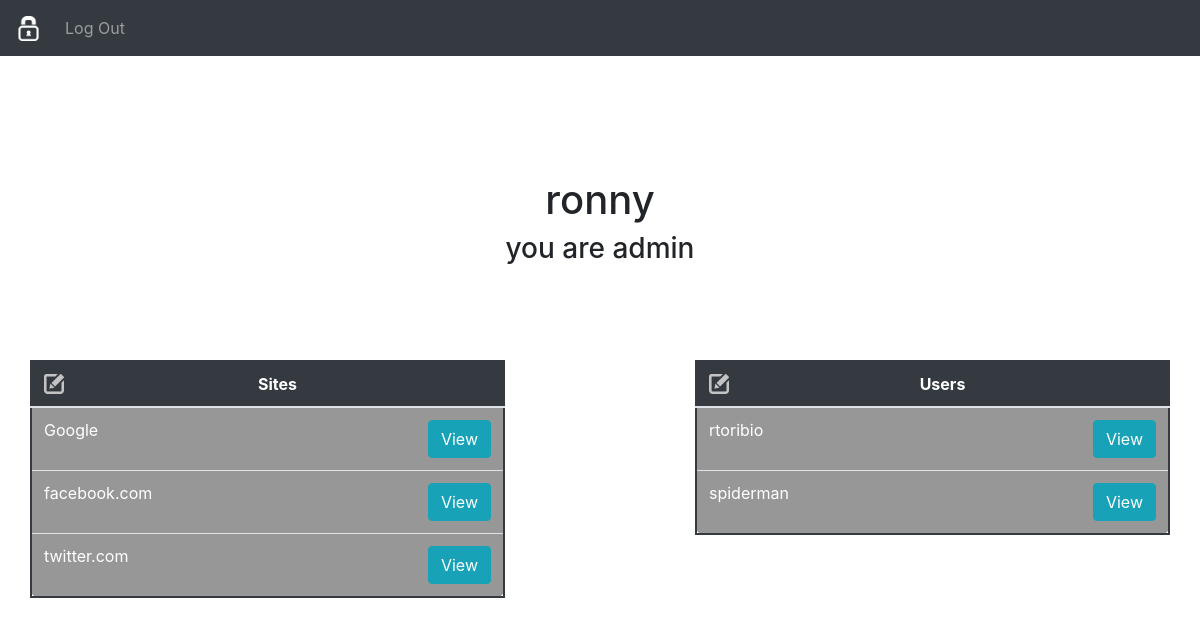
The page /admin/home (signed in) on the database as committed earlier.
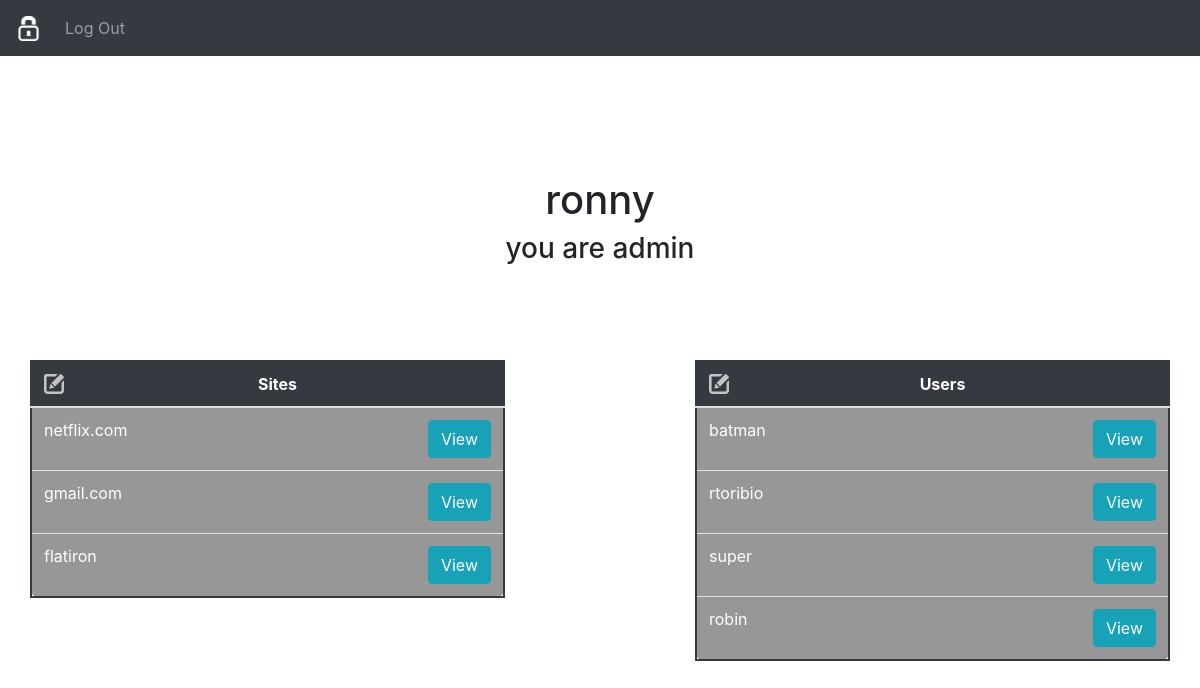
The same page on the database as committed later.
### home_password/models/user.py (models this page shows, shortened)
class User(db.Model, UserMixin):
  id = db.Column(db.Integer, primary_key=True)
  username = db.Column(db.String(80), unique=True, nullable=False)
  password = db.Column(db.String(120), unique=False, nullable=False)
  is_admin = db.Column(db.Boolean, unique=False, default=False)
  sites = db.relationship('Site', secondary=sites, lazy='subquery',
        backref=db.backref('users', lazy=True))

### home_password/models/site.py (models this page shows, shortened)
class Site(db.Model):
  id = db.Column(db.Integer, primary_key=True)
  name = db.Column(db.String(80), unique=False, nullable=False)
  password = db.Column(db.String(120), unique=False, nullable=False)

### home_password/blueprints/admin/routes.py (the view)
@admin.route('/admin/home', methods=["GET","POST"])
@login_required
@admin_only
def home():
  users = [user for user in User.query.all() if user != current_user]
  return render_template('users/admin/home.html', sites=Site.query.all(), users=users)

### home_password/blueprints/utils.py (called while the page is built)
def admin_only(f):
    @wraps(f)
    def decorated_view(*args, **kwargs):
        if not current_user.is_admin:
            return redirect(url_for('users.home'))
        return f(*args, **kwargs)
    return decorated_view

### home_password/models/user.py (called while the page is built)
@login_manager.user_loader
def load_user(user_id):
    return User.query.get(int(user_id))

### home_password/templates/users/admin/home.html
{% extends "layout.html" %}
{% block content %}
  <div class="container hp-user">
    <div class="row justify-content-lg-center">
      <div class="col-lg-6">
        <h1>{{current_user.username}}</h1>
        <h3>you are admin</h3>
      </div>
    </div>
  </div>
  <div class="container">
    <div class="row justify-content-between">
      <div class="col-lg-5 hp-lists">
        <table class="table hp-table">
          <thead>
            <th>Sites <a href="/sites/new"><img id="new_btn" src="/static/images/grey_pencil.png" alt=""></a></th>
          </thead>
          <tbody>
            {% for site in sites: %}
              <tr>
                <td>{{site.name}}
                  <a href="/sites/edit/{{site.id}}"><button class="btn btn-info edit-btn">View</button></a>
                </td>
              </tr>
            {% endfor %}
          </tbody>
        </table>
      </div>
      <div class="col-lg-5 hp-lists">
        <table class="table hp-table">
          <thead>
            <th>Users <a href="/admin/users/new"><img id="new_btn" src="/static/images/grey_pencil.png" alt=""></a></th>
          </thead>
          <tbody>
            {% for user in users: %}
              <tr>
                <td>{{user.username}}
                  <a href="/admin/users/edit/{{user.id}}"><button class="btn btn-info edit-btn">View</button></a>
                </td>
              </tr>
            {% endfor %}
          </tbody>
        </table>
      </div>
    </div>
  </div>
{% endblock %}

### home_password/templates/layout.html (shortened to what this page needs)
<html lang="en">
  <head>
    <link rel="stylesheet" href="https://maxcdn.bootstrapcdn.com/bootstrap/4.0.0/css/bootstrap.min.css">
    <link rel="stylesheet" href="/static/main.css">
  </head>
  <body>
    <nav class="navbar navbar-expand-lg navbar-dark bg-dark">
      <a class="navbar-brand" href="/home">
        <img id="home-btn" src="/static/images/white_lock.png" alt="">
      </a>
      <div class="collapse navbar-collapse" id="navbarSupportedContent">
        <ul class="navbar-nav mr-auto">
          {% if current_user.is_authenticated %}
            <li class="nav-item">
              <a class="nav-link" href="/logout">Log Out</a>
            </li>
          {% endif %}
        </ul>
      </div>
    </nav>
    {% block content %}{% endblock %}
  </body>
</html>

### home_password/static/main.css (style rules this page uses)
.hp-lists { display: block; text-align: center; margin-top: 50px; padding: 0px; }
.hp-user { margin-top: 10%; text-align: center; margin-bottom: 3%; }
thead { text-align: center; background-color: #343a40; color: white; }
.hp-table { border: 2px solid #343a40; margin-bottom: 0rem; background-color: rgb(151, 151, 151); border-radius: 10px; }
tbody { color: white; }
.edit-btn { float: right; }
#new_btn { width: 20px; float: left; }
#home-btn { width: 25px; }

Rows that differ between the two databases and show on the page:
removed Site: name "Google"
removed Site: name "facebook.com"
removed User: username "spiderman"
added Site: name "netflix.com"
changed Site: name "twitter.com" → "gmail.com"
added Site: name "flatiron"
added User: username "batman"
added User: username "super"
added User: username "robin"
